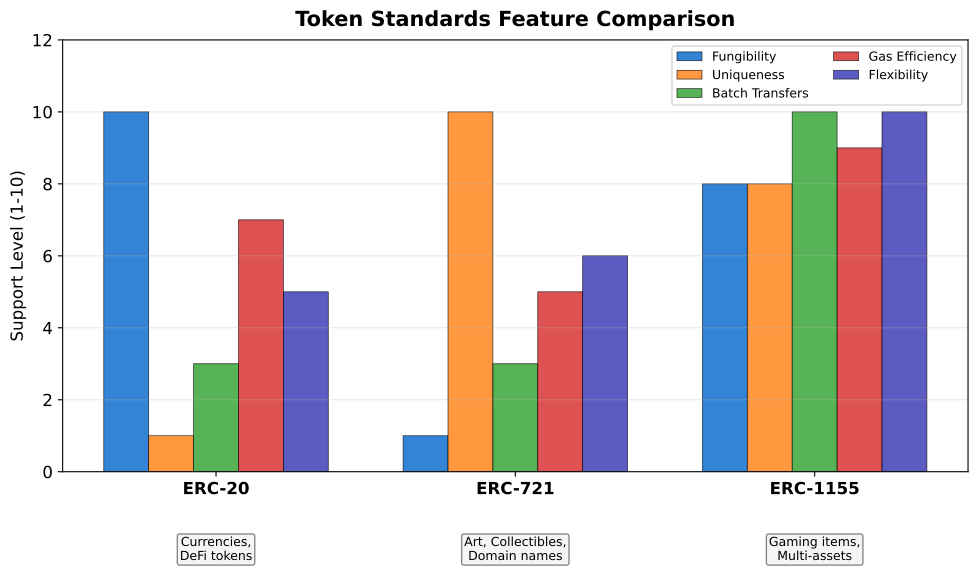

The Python source for this figure:
"""
Token Standards Comparison
ERC-20 vs ERC-721 vs ERC-1155
"""

import matplotlib.pyplot as plt
import numpy as np
from pathlib import Path

CHART_METADATA = {
    'title': 'Token Standards Comparison',
    'url': 'https://github.com/Digital-AI-Finance/Blockchain_Crypto/tree/main/Module_B_Ethereum_Smart_Contracts/L18_ERC721_ERC1155_Standards/charts/02_token_standards_comparison'
}

plt.rcParams.update({
    'font.size': 14,
    'axes.labelsize': 14,
    'axes.titlesize': 16,
    'xtick.labelsize': 12,
    'ytick.labelsize': 12,
    'legend.fontsize': 12,
    'figure.figsize': (10, 6),
    'figure.dpi': 150
})

MLPURPLE = '#3333B2'
MLBLUE = '#0066CC'
MLORANGE = '#FF7F0E'
MLGREEN = '#2CA02C'
MLRED = '#D62728'

fig, ax = plt.subplots(figsize=(10, 6))

# Standards
standards = ['ERC-20', 'ERC-721', 'ERC-1155']

# Features comparison (1 = no support, 5 = full support, 10 = excellent)
features = {
    'Fungibility': [10, 1, 8],
    'Uniqueness': [1, 10, 8],
    'Batch Transfers': [3, 3, 10],
    'Gas Efficiency': [7, 5, 9],
    'Flexibility': [5, 6, 10],
}

x = np.arange(len(standards))
width = 0.15
colors = [MLBLUE, MLORANGE, MLGREEN, MLRED, MLPURPLE]

# Create grouped bar chart
for i, (feat, values) in enumerate(features.items()):
    bars = ax.bar(x + i * width - 0.3, values, width, label=feat,
                  color=colors[i], edgecolor='black', linewidth=0.5, alpha=0.8)

ax.set_ylabel('Support Level (1-10)', fontsize=15)
ax.set_xticks(x)
ax.set_xticklabels(standards, fontsize=15, fontweight='bold')
ax.set_ylim(0, 12)

ax.legend(loc='upper right', fontsize=14, ncol=2)
ax.grid(True, alpha=0.3, axis='y')

# Add use cases
use_cases = [
    'Currencies,\nDeFi tokens',
    'Art, Collectibles,\nDomain names',
    'Gaming items,\nMulti-assets'
]
for i, use in enumerate(use_cases):
    ax.text(i, -1.8, use, ha='center', fontsize=14, va='top',
            bbox=dict(boxstyle='round,pad=0.2', facecolor='#F5F5F5', edgecolor='#888'))

ax.set_title('Token Standards Feature Comparison', fontweight='bold', fontsize=15, pad=10)
plt.tight_layout()

output_path = Path(__file__).parent / 'chart.pdf'
plt.savefig(output_path, bbox_inches='tight', dpi=300)
print(f"Chart saved to: {output_path.absolute()}")
plt.close()
